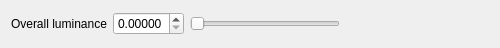
<?xml version="1.0" encoding="UTF-8"?>
<ui version="4.0">
 <class>SelectionMainWidget</class>
 <widget class="QWidget" name="SelectionMainWidget">
  <property name="geometry">
   <rect>
    <x>0</x>
    <y>0</y>
    <width>500</width>
    <height>48</height>
   </rect>
  </property>
  <property name="windowTitle">
   <string>Form</string>
  </property>
  <layout class="QVBoxLayout" name="verticalLayout">
   <item>
    <layout class="QHBoxLayout" name="horizontalLayout">
     <item>
      <widget class="QLabel" name="label">
       <property name="text">
        <string>Overall luminance</string>
       </property>
      </widget>
     </item>
     <item>
      <widget class="CustomDoubleSpinBox" name="selectionIntensityDoubleSpinBox">
       <property name="keyboardTracking">
        <bool>false</bool>
       </property>
       <property name="decimals">
        <number>5</number>
       </property>
       <property name="maximum">
        <double>2.000000000000000</double>
       </property>
       <property name="singleStep">
        <double>0.050000000000000</double>
       </property>
      </widget>
     </item>
     <item>
      <widget class="QDoubleSlider" name="selectionIntensityDoubleSlider">
       <property name="orientation">
        <enum>Qt::Horizontal</enum>
       </property>
      </widget>
     </item>
     <item>
      <spacer name="horizontalSpacer">
       <property name="orientation">
        <enum>Qt::Horizontal</enum>
       </property>
       <property name="sizeHint" stdset="0">
        <size>
         <width>40</width>
         <height>20</height>
        </size>
       </property>
      </spacer>
     </item>
    </layout>
   </item>
  </layout>
 </widget>
 <customwidgets>
  <customwidget>
   <class>CustomDoubleSpinBox</class>
   <extends>QDoubleSpinBox</extends>
   <header>customdoublespinbox.h</header>
  </customwidget>
  <customwidget>
   <class>QDoubleSlider</class>
   <extends>QSlider</extends>
   <header>qdoubleslider.h</header>
  </customwidget>
 </customwidgets>
 <resources/>
 <connections/>
</ui>
